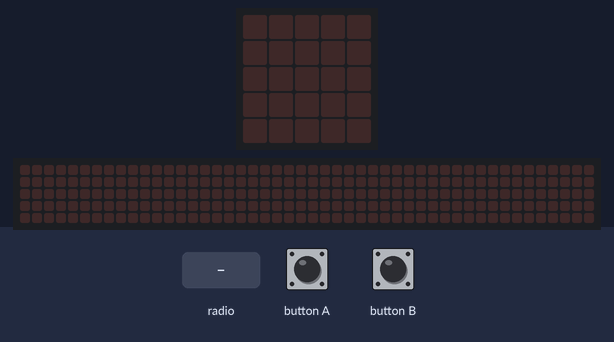
Simulated run of this program. Board: BBC micro:bit running MicroPython. Parts: the board's 5×5 LED display, a strip that is not on the board, showing the scrolling text unrolled. Inputs (shaded band) come from the test bench. The 48×5 strip is a reading aid, not a part: it shows the text the display is scrolling, unrolled, one strip-width of it at a time.

Above: at 1.2 s.
1.3 s: radio message "SIM" arrives
At 1.4 s:
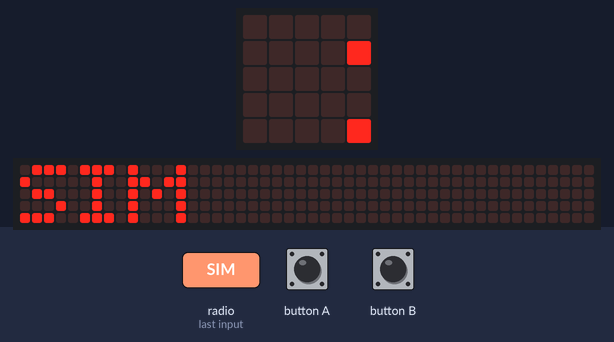
4.3 s: radio message "NAO" arrives
At 4.38 s:
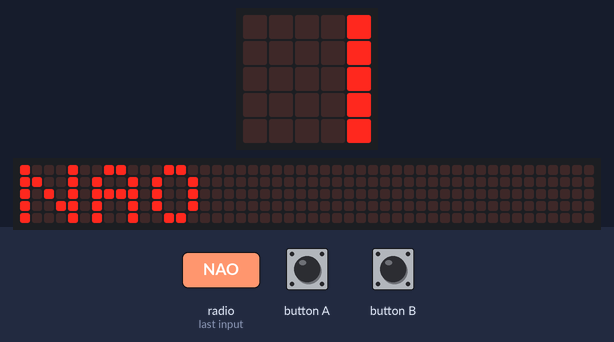
Timing chart, 0 to 7.3 s (numbered marks = the images above; inputs shaded):
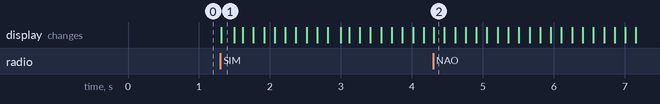

Measured:
- after the input at 1.3 s, the display: changes at once (image 1)
- after the input at 4.3 s, the display: changes at once (image 2)

The program:

main.py
```python
from microbit import *
import radio

radio.on()
radio.config(group=1)

while True:
    if button_a.was_pressed():
        radio.send("SIM")
    if button_b.was_pressed():
        radio.send("NAO")
    pacote = radio.receive()
    if pacote:
        display.scroll(pacote)
    sleep(20)
```
